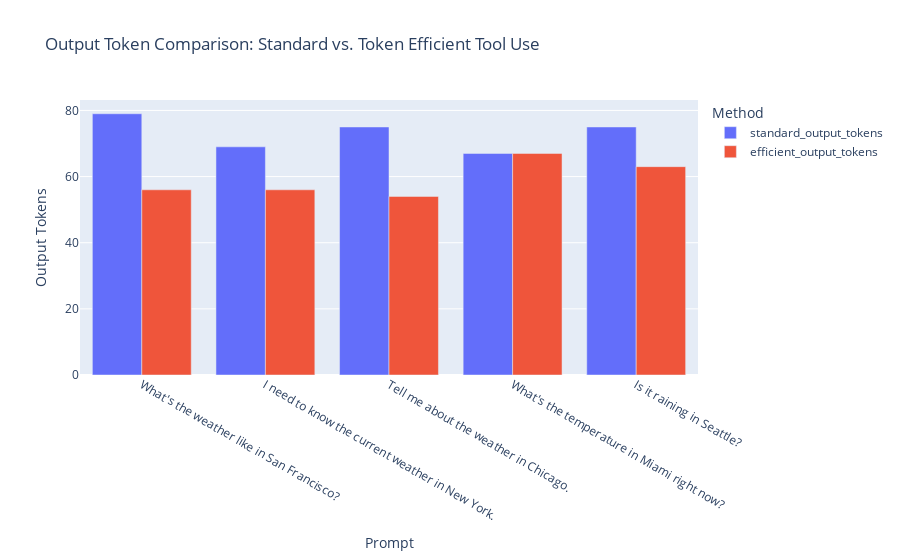

Notebook code cell kept with this figure:
### Code cell
# Plot output token comparison
fig = px.bar(df_invoke, 
             x="prompt", 
             y=["standard_output_tokens", "efficient_output_tokens"],
             barmode="group",
             labels={"value": "Output Tokens", "variable": "Method"},
             title="Output Token Comparison: Standard vs. Token Efficient Tool Use")

fig.update_layout(xaxis_title="Prompt", yaxis_title="Output Tokens")
fig.show()

### Figure 1 — Plotly figure (JSON) as saved in the notebook; plotly's stock layout.template omitted (floating-point values rounded to 4 significant figures)
{"data": [{"alignmentgroup": "True", "hovertemplate": "Method=standard_output_tokens<br>prompt=%{x}<br>Output Tokens=%{y}<extra></extra>", "legendgroup": "standard_output_tokens", "marker": {"color": "#636efa", "pattern": {"shape": ""}}, "name": "standard_output_tokens", "offsetgroup": "standard_output_tokens", "orientation": "v", "showlegend": true, "textposition": "auto", "type": "bar", "x": ["What's the weather like in San Francisco?", "I need to know the current weather in New York.", "Tell me about the weather in Chicago.", "What's the temperature in Miami right now?", "Is it raining in Seattle?"], "xaxis": "x", "y": [79, 69, 75, 67, 75], "yaxis": "y"}, {"alignmentgroup": "True", "hovertemplate": "Method=efficient_output_tokens<br>prompt=%{x}<br>Output Tokens=%{y}<extra></extra>", "legendgroup": "efficient_output_tokens", "marker": {"color": "#EF553B", "pattern": {"shape": ""}}, "name": "efficient_output_tokens", "offsetgroup": "efficient_output_tokens", "orientation": "v", "showlegend": true, "textposition": "auto", "type": "bar", "x": ["What's the weather like in San Francisco?", "I need to know the current weather in New York.", "Tell me about the weather in Chicago.", "What's the temperature in Miami right now?", "Is it raining in Seattle?"], "xaxis": "x", "y": [56, 56, 54, 67, 63], "yaxis": "y"}], "layout": {"barmode": "group", "legend": {"title": {"text": "Method"}, "tracegroupgap": 0}, "title": {"text": "Output Token Comparison: Standard vs. Token Efficient Tool Use"}, "xaxis": {"anchor": "y", "domain": [0, 1], "title": {"text": "Prompt"}}, "yaxis": {"anchor": "x", "domain": [0, 1], "title": {"text": "Output Tokens"}}}}
